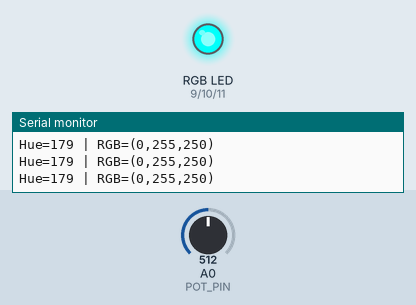
This sketch was run on a simulated Arduino Uno, built with avr-gcc and run on an emulated ATmega328P. Shown: an RGB LED mixed from three pins (HIGH = lit), the last lines printed to the serial monitor. Inputs (shaded band) come from the test bench; at power-on: A0 (POT_PIN) = 512.

Above: at 1.2 s.
1.3 s: A0 (POT_PIN) set to 716
At 1.6 s:
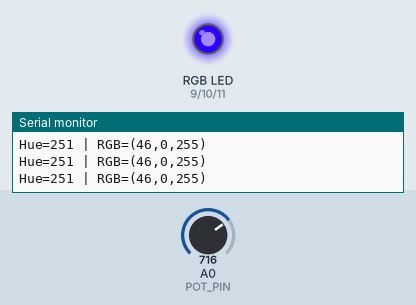
2.8 s: A0 (POT_PIN) set to 900
At 3.3 s:
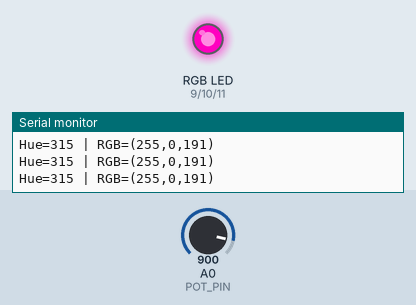
4.3 s: A0 (POT_PIN) set to 1023
At 4.9 s:
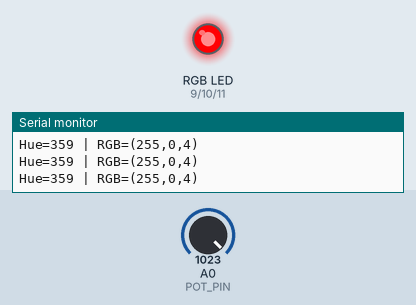
5.8 s: A0 (POT_PIN) set to 76
At 6.6 s:
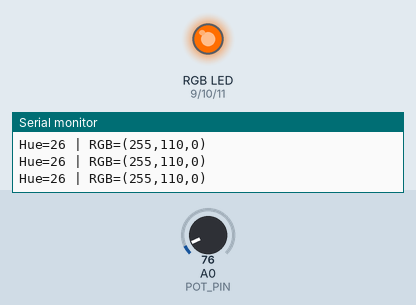
7.3 s: A0 (POT_PIN) set to 64
At 8.2 s:
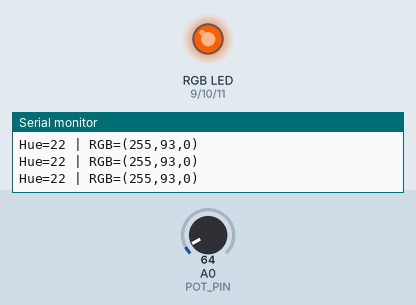
10.3 s: A0 (POT_PIN) set to 122
At 11.5 s:
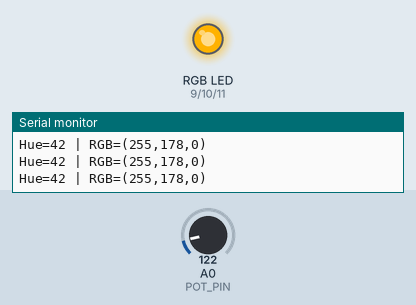
Timing chart, 0 to 12.8 s (numbered marks = the images above; inputs shaded):
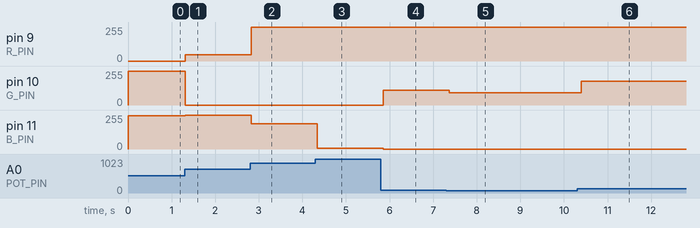

The sketch:

task_10.ino
```cpp
const int R_PIN = 9;
const int G_PIN = 10;
const int B_PIN = 11;
const int POT_PIN = A0;

int hue = 0;  // 0..359

void setRGB(int r, int g, int b) {
  analogWrite(R_PIN, r);
  analogWrite(G_PIN, g);
  analogWrite(B_PIN, b);
}

void hsvToRgb(int hue, int &red, int &green, int &blue) {
  float huePosition = hue / 60.0;
  int sector = (int)floor(huePosition) % 6;
  float fraction = huePosition - sector;

  int value = 255;  // Фиксированная максимальная яркость
  int decreasing = (int)(value * (1 - fraction));
  int increasing = (int)(value * fraction);

  switch (sector) {
    case 0: red = value;      green = increasing;  blue = 0;        break;
    case 1: red = decreasing; green = value;       blue = 0;        break;
    case 2: red = 0;          green = value;       blue = increasing; break;
    case 3: red = 0;          green = decreasing;  blue = value;    break;
    case 4: red = increasing; green = 0;           blue = value;    break;
    case 5: red = value;      green = 0;           blue = decreasing; break;
  }
}

void setup() {
  pinMode(R_PIN, OUTPUT);
  pinMode(G_PIN, OUTPUT);
  pinMode(B_PIN, OUTPUT);
  Serial.begin(9600);
}

void loop() {
  int potValue = analogRead(POT_PIN);
  hue = map(potValue, 0, 1023, 0, 359);

  int r, g, b;
  hsvToRgb(hue, r, g, b);
  setRGB(r, g, b);

  Serial.print("Hue=");
  Serial.print(hue);
  Serial.print(" | RGB=(");
  Serial.print(r);
  Serial.print(",");
  Serial.print(g);
  Serial.print(",");
  Serial.print(b);
  Serial.println(")");

  delay(100);
}
```

Measured:
- after the input at 1.3 s, pin 9 (R_PIN): 0/255 → 46/255 at once; pin 10 (G_PIN): 255/255 → 0/255 at once; pin 11 (B_PIN): 250/255 → 255/255 at once
- after the input at 2.8 s, pin 9 (R_PIN): 46/255 → 255/255 at once; pin 11 (B_PIN): 255/255 → 191/255 at once
- after the input at 4.3 s, pin 11 (B_PIN): 191/255 → 4/255 at once
- after the input at 5.8 s, pin 10 (G_PIN): 0/255 → 110/255 after 0.06 s; pin 11 (B_PIN): 4/255 → 0/255 after 0.06 s
- after the input at 7.3 s, pin 10 (G_PIN): 110/255 → 93/255 after 0.07 s
- after the input at 10.3 s, pin 10 (G_PIN): 93/255 → 178/255 after 0.10 s
